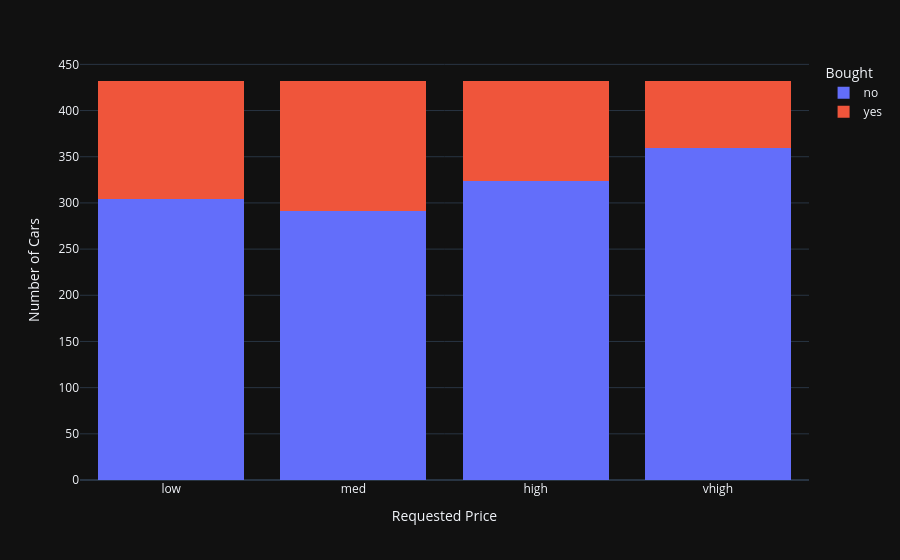

Source (notebook cell):
### Markdown cell above
## 5. Using Plotly, visualize the relationship between car prices and whether the car is sold or not.

### Code cell
price_order = ["low", "med", "high", "vhigh"]

fig = px.histogram(df,
                   x="RequestedPrice",
                   color="Buy",
                   barmode="stack",
                   category_orders={"RequestedPrice": price_order, "MaintenancePrice": price_order},
                   labels={"RequestedPrice": "Requested Price", "Buy": "Bought"})
fig.update_layout(yaxis_title="Number of Cars")
fig.show()

### Figure 1 — Plotly figure (JSON) as saved in the notebook; plotly's stock layout.template omitted (floating-point values rounded to 4 significant figures; data arrays with more than 128 entries replaced by an {"elided": "..."} marker saying what was removed)
{"data": [{"bingroup": "x", "hovertemplate": "Bought=no<br>Requested Price=%{x}<br>count=%{y}<extra></extra>", "legendgroup": "no", "marker": {"color": "#636efa", "pattern": {"shape": ""}}, "name": "no", "orientation": "v", "showlegend": true, "x": {"elided": "1279 str values"}, "xaxis": "x", "yaxis": "y", "type": "histogram"}, {"bingroup": "x", "hovertemplate": "Bought=yes<br>Requested Price=%{x}<br>count=%{y}<extra></extra>", "legendgroup": "yes", "marker": {"color": "#EF553B", "pattern": {"shape": ""}}, "name": "yes", "orientation": "v", "showlegend": true, "x": {"elided": "449 str values"}, "xaxis": "x", "yaxis": "y", "type": "histogram"}], "layout": {"xaxis": {"anchor": "y", "domain": [0.0, 1.0], "title": {"text": "Requested Price"}, "categoryorder": "array", "categoryarray": ["low", "med", "high", "vhigh"]}, "yaxis": {"anchor": "x", "domain": [0.0, 1.0], "title": {"text": "Number of Cars"}}, "legend": {"title": {"text": "Bought"}, "tracegroupgap": 0}, "margin": {"t": 60}, "barmode": "stack"}}
